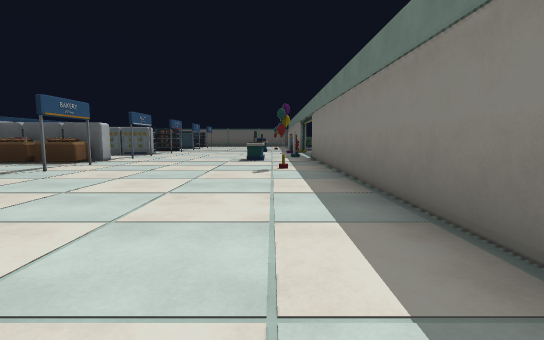
view 1 (above)

24 first-person views from a walk through a Godot game level. The camera is 1.3 m above the floor, tilts 6° down and sees 85° across. The floor is counted in squares, 2 m on a side. Each view is taken from the middle of a square. On the plan, view 1 faces up. The plan holds only what a view shows up to about 9 squares ahead; the rest is blank.

view 2
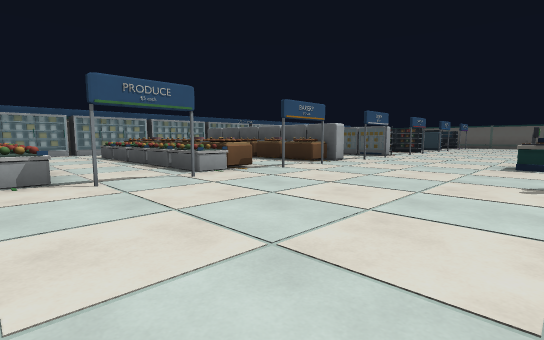

view 3
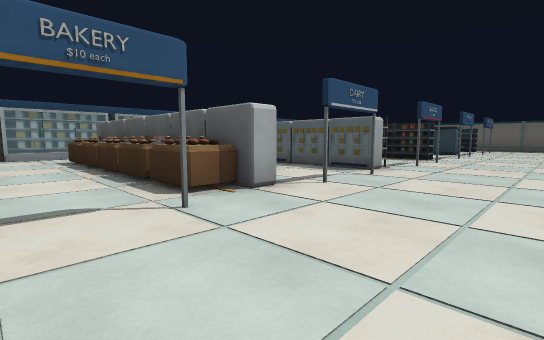

view 4
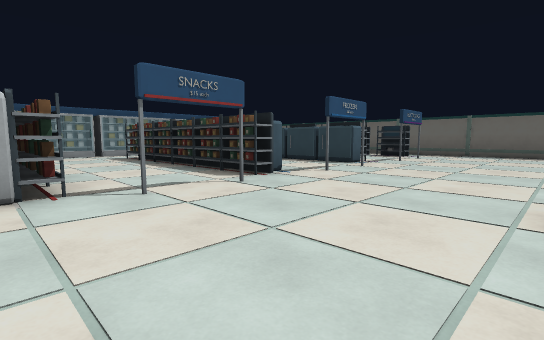

view 5
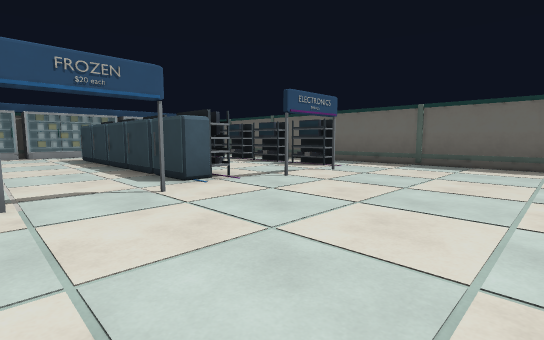

view 6
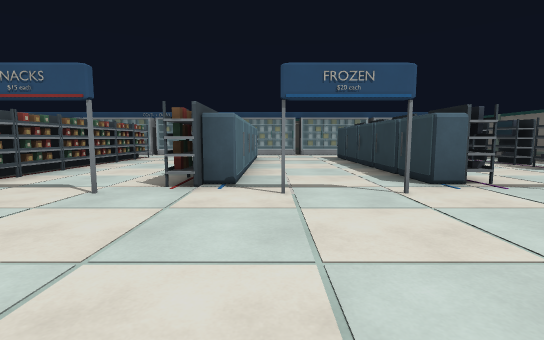

view 7
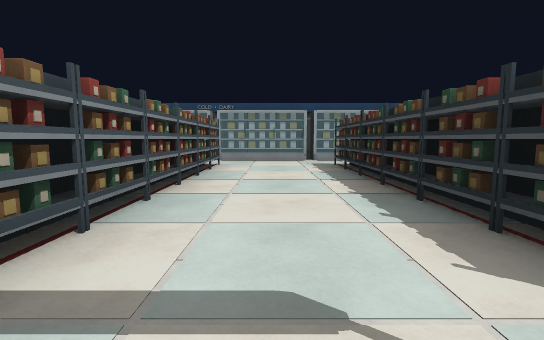

view 8
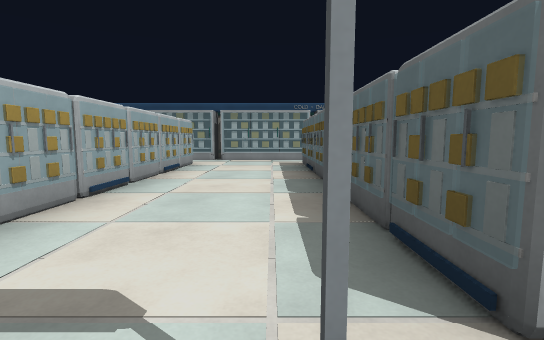

view 9
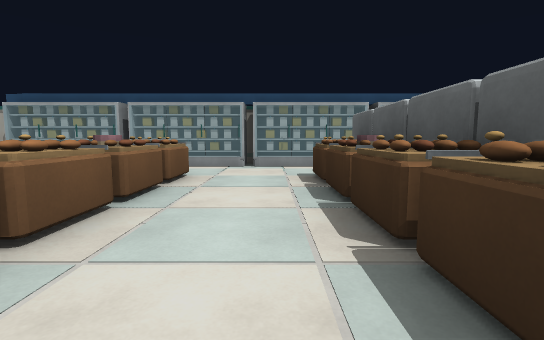

view 10
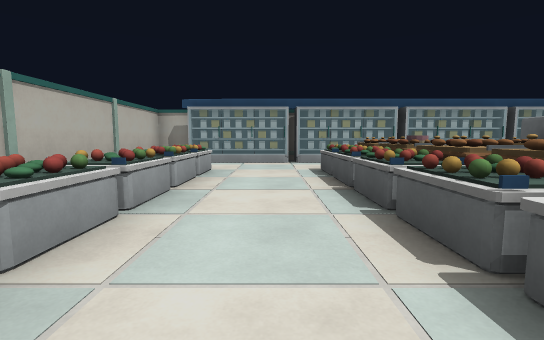

view 11
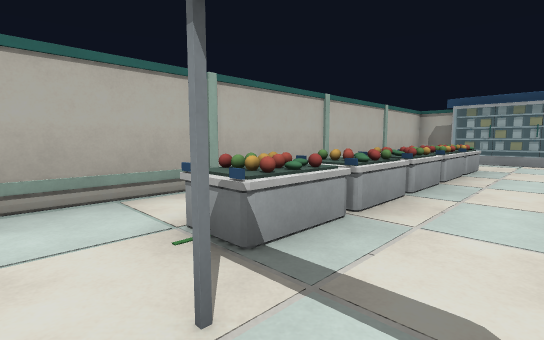

view 12
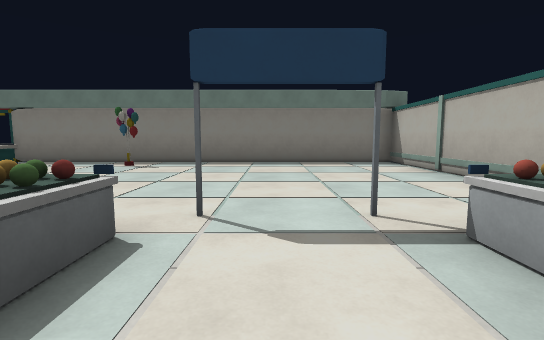

view 13
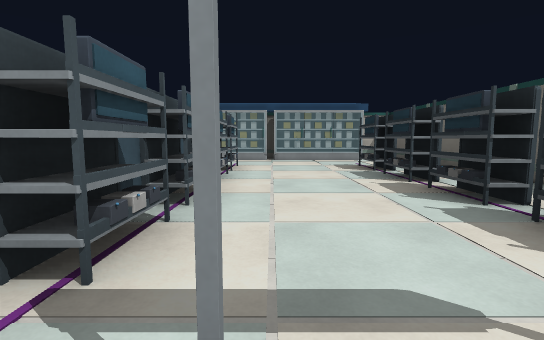

view 14
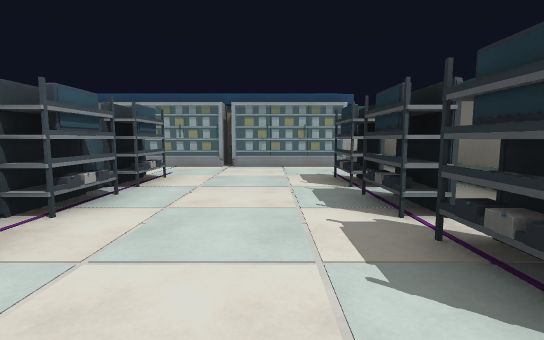

view 15
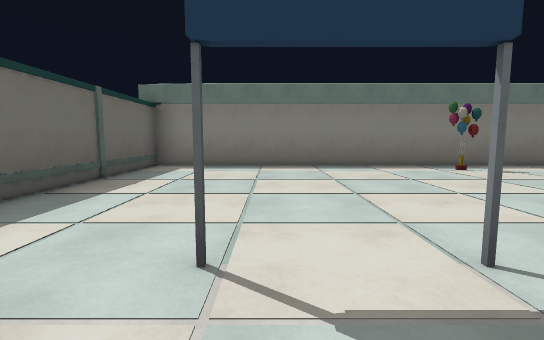

view 16
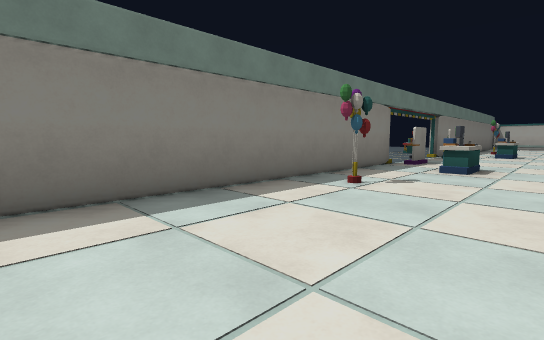

view 17
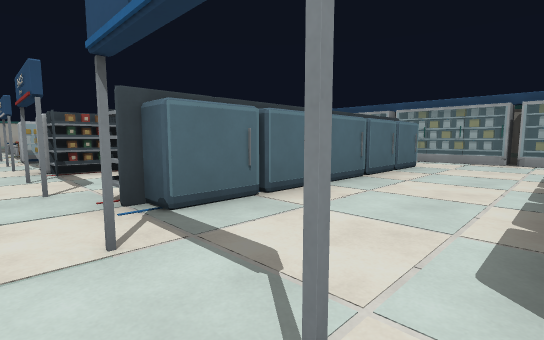

view 18
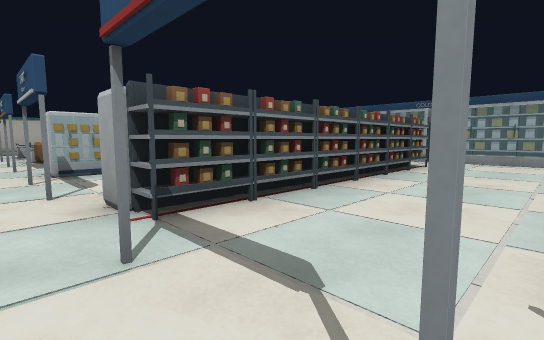

view 19
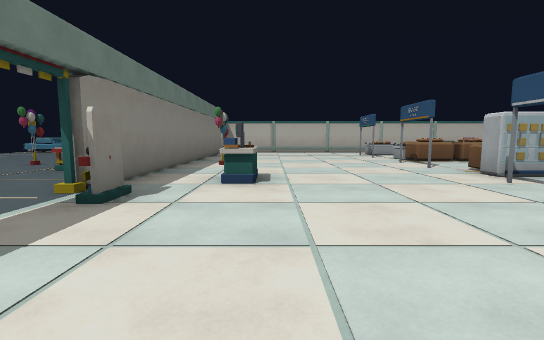

view 20
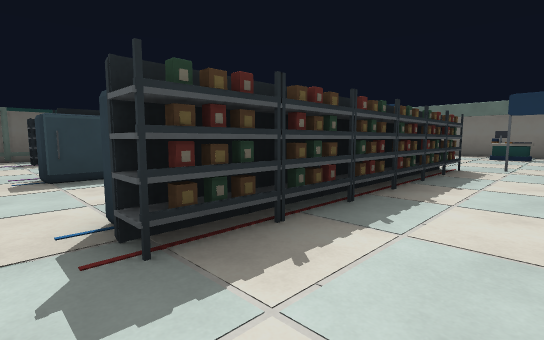

view 21
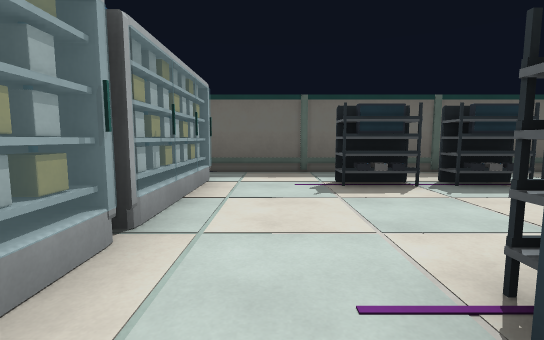

view 22
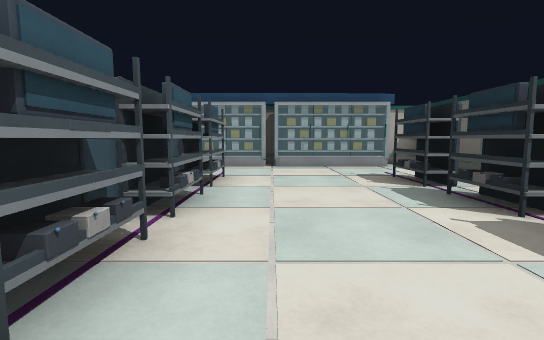

view 23
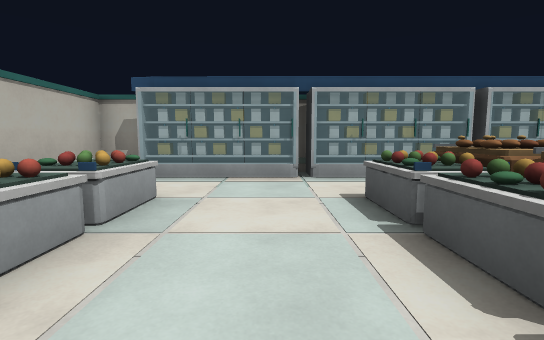

view 24
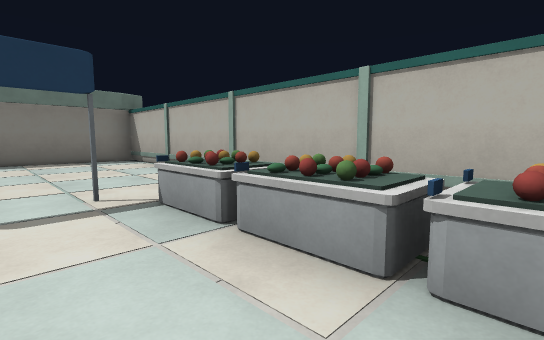

### Floor plan
Points are (right, up) in squares from view 1. A wall is a line through its corners. A room is listed if a view was taken in it or the views show most of it. See-through windows are left out.
Room 1 (views 1, 2, 3, 4, 5, 6, 7, 8, 9, 10, 11, 12, 13, 14, 15, 16, 17, 18, 19, 20, 21, 22, 23, 24)
walls: (-5.4, 11.8) (-6.5, 11.8); (-6.5, 12.3) (-5.4, 12.3); (-6.5, 12.7) (-5.4, 12.7); (-6.6, 9.2) (-6.2, 9); (-5.1, 8.5) (-5.1, 7.7) (-6.2, 7.7); (-4.9, 8.5) (-11.6, 8.5); (-7.4, 7.7) (-8.5, 7.7); (0.8, 13.2) (0.8, 14.2); (-9.4, 7.7) (-10, 7.7); (-6.2, 5.5) (-5.1, 5.5) (-5.1, 4.4); (-6.3, 5.5) (-6.3, 4.8); (1.3, 14.3) (1.3, 24.8) (-13.7, 24.8) (-13.7, 23.9); (-10.2, 7.7) (-11.2, 7.7); (-5.1, 4.8) (-6.1, 4.8); (-11.6, 9) (-4.9, 9) (-4.9, 8.5) (-5.5, 8.4); (-8, 5.4) (-7.6, 4.7) (-8.2, 4.6); (-7.8, 5.3) (-8, 4.8); (-8.5, 5.5) (-7.7, 5.5) (-7.7, 4.7); (-6.4, 19.3) (-7.5, 19.3); (-7.7, 4.8) (-8.5, 4.8); (-9.4, 4.8) (-10.1, 4.8); (-13.1, 15.1) (-13.1, 6.3); (-10.3, 5.1) (-10.3, 4.8) (-11.4, 4.8); (-11.2, 5.5) (-9.4, 5.5); (-11.3, 5.5) (-11.3, 4.8); (-13.7, 14.6) (-13.7, 12.9); (-13.7, 9.2) (-13.7, 6.6); (-13.1, 6.4) (-13.1, 3.7); (-13.1, 18) (-13.1, 15.2); (-13.7, 6.3) (-13.7, 3.8); (-13.7, 17.9) (-13.7, 15.9); (-5.1, 23.1) (-6.4, 23.1); (-5.2, 23.5) (-6.4, 23.5); (-8.4, 23.1) (-9.5, 23.1); (-6.8, 23.5) (-8, 23.5); (-6.8, 23.6) (-6.8, 23.1) (-8, 23.1); (-13.1, 3.5) (-13.1, 0.8); (-8.4, 23.5) (-9.5, 23.5); (-13.1, 20.9) (-13.1, 18.1); (-10, 23.1) (-11, 23.1) (-11, 23.5); (-13.7, 3.4) (-13.7, 0.9); (-13.7, 20.8) (-13.7, 18.8); (-9.9, 23.5) (-11.1, 23.5); (-13.1, 23.8) (-13.1, 20.8); (-13.9, 0.6) (-13.9, -0.3) (1.3, -0.3) (1.3, 10.5); (-13.7, 23.7) (-13.7, 21.1)
low walls: (-9.5, 4.6) (-9.4, 4.2); (-8.4, 4) (-9.5, 4); (-8.6, 4) (-9.2, 4.1); (-5.1, 1.6) (-5.1, 1); (-5.3, 1.6) (-5.4, 1); (-9.5, 1.7) (-8.4, 1.7)
ways out: opening at (1, 12); opening at (1, 24); closed door at (-11.8, 11.2); closed door at (-8.5, 17); gap at (-10, 23); gap at (-7.5, 23)
objects: well (-11, 1); well (-11, 4); other object (-11, 12); shelf (-11, 16); other object (-11, 20); well (-10, 1); well (-10, 4); other object (-10, 12); shelf (-10, 16); other object (-10, 20); cake (-9, 5); other object (-9, 8); other object (-9, 12); shelf (-9, 16); other object (-9, 20); well (-8, 1); well (-8, 4); other object (-8, 12); shelf (-8, 16); console (-8, 20); well (-7, 1); well (-7, 4); other object (-7, 5); other object (-7, 8); shelf (-7, 12); shelf (-7, 16); console (-7, 20); well (-6, 1); well (-6, 4); other object (-6, 16); console (-6, 20); signpost (-5, 2); signpost (-5, 4); signpost (-5, 6); signpost (-5, 7); signpost (-5, 10); signpost (-5, 11); shelf (-5, 12); signpost (-5, 14); signpost (-5, 15); other object (-5, 16); signpost (-5, 17); signpost (-5, 19); signpost (-5, 21); signpost (-5, 22); cash register (-1, 9); cash register (-1, 15); other object (1, 11)

Positions as (right, up) in squares from view 1, and headings:
1: (0, 0), facing up
2: (0, 1), facing up-left
3: (-2, 6), facing up-left
4: (-1, 12), facing up-left
5: (-1, 17), facing up-left
6: (-1, 17), facing left
7: (-4, 14), facing left
8: (-4, 11), facing left
9: (-6, 7), facing left
10: (-5, 3), facing left
11: (-4, 3), facing down-left
12: (-7, 3), facing right
13: (-4, 21), facing left
14: (-6, 22), facing left
15: (-6, 22), facing right
16: (-2, 22), facing down-right
17: (-4, 19), facing down-left
18: (-4, 15), facing down-left
19: (-1, 14), facing down
20: (-12, 14), facing up-right
21: (-12, 19), facing up
22: (-6, 21), facing left
23: (-8, 3), facing left
24: (-8, 3), facing down-right
